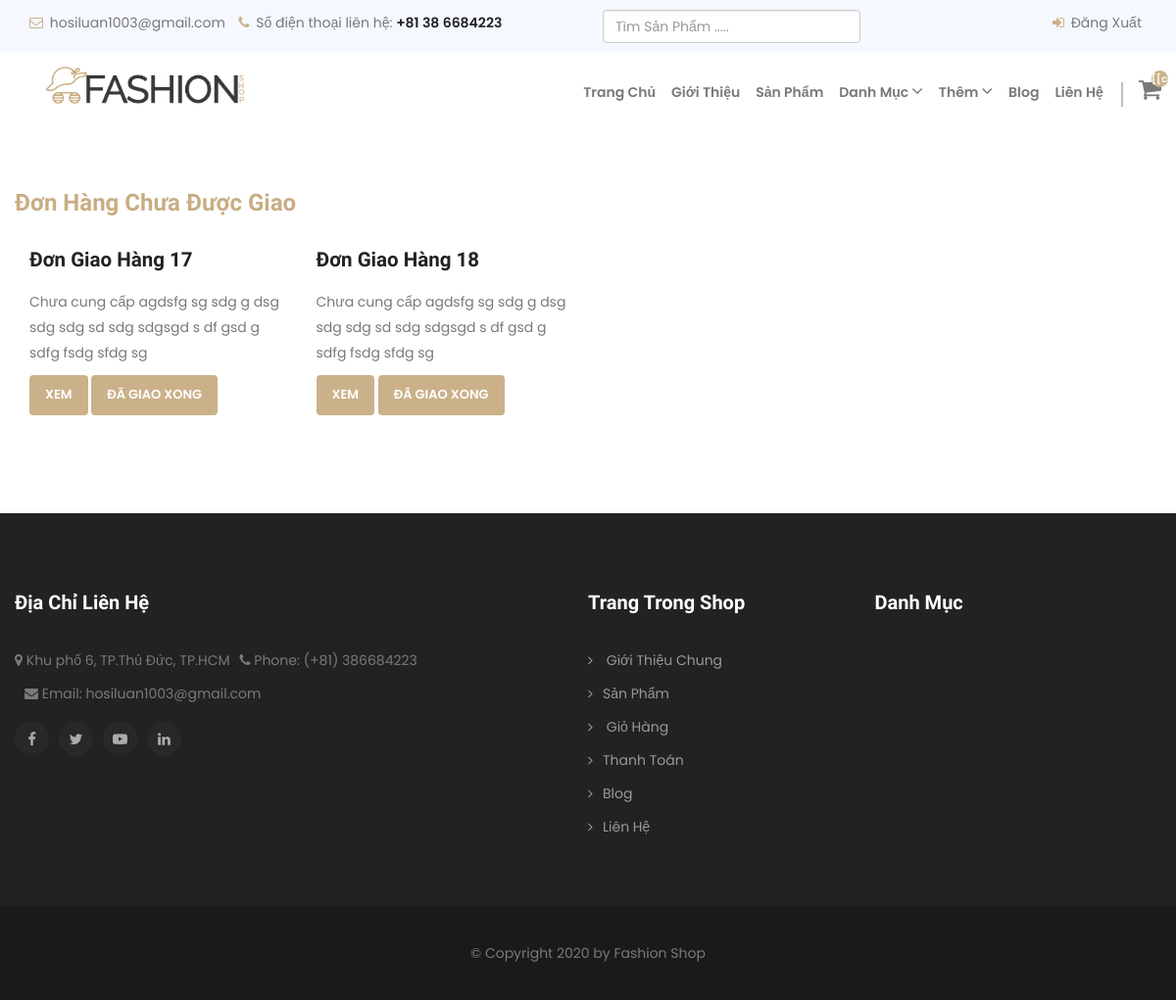
The app's page /orders (signed in), older data.
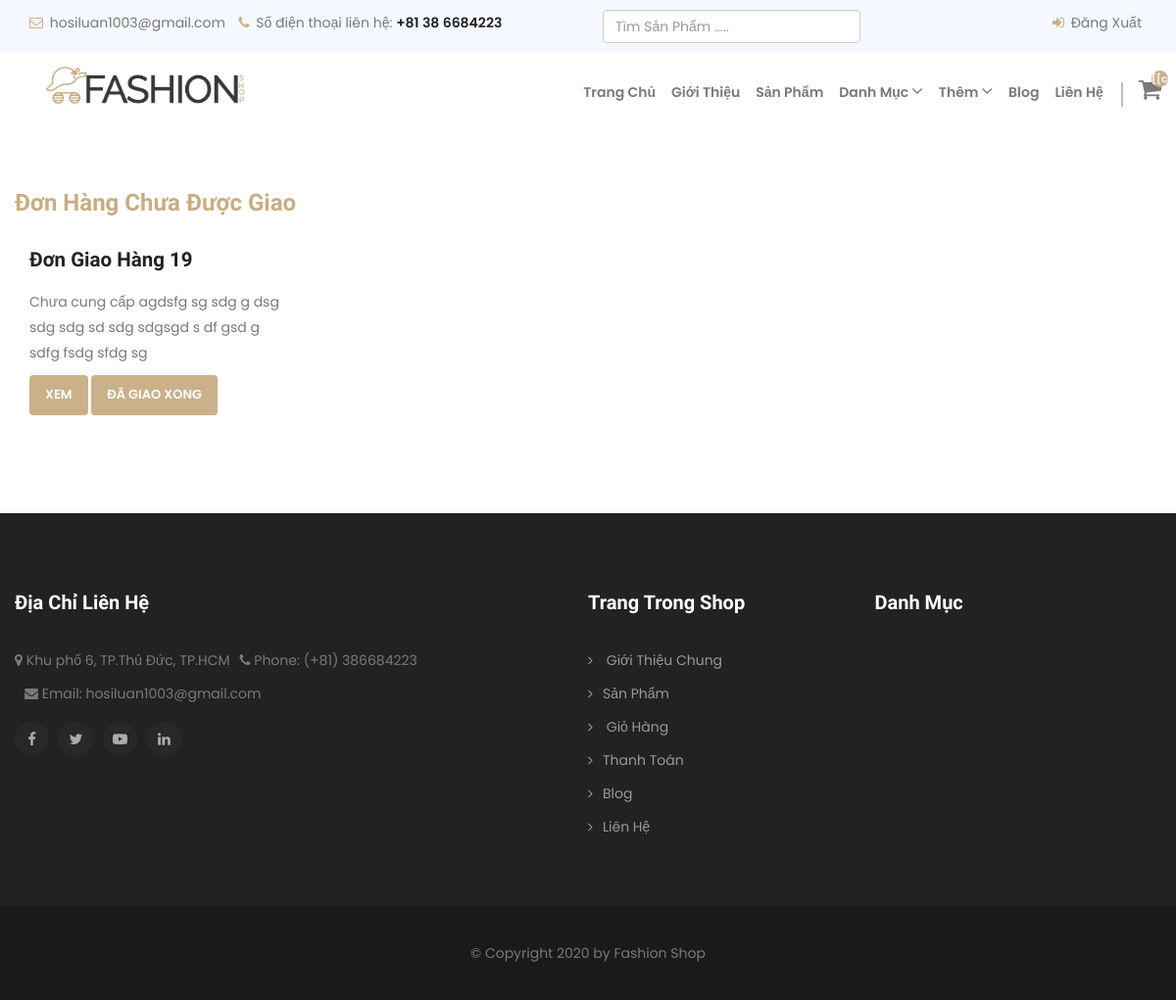
The same page, newer data.
### store/models.py (models this page shows, shortened)
class Order(models.Model):
    customer = models.ForeignKey(Customer, blank=True, null= True, on_delete=models.SET_NULL)
    date_ordered = models.DateTimeField( auto_now_add=True, null= True)
    complete = models.BooleanField(default= False, null = True, blank = False)
    shipped = models.BooleanField(default= False, null = True, blank = False)
    transaction_id = models.CharField( max_length=100, null= True)
    def get_cart_items(self):
        orderitems = self.orderitem_set.all()
        total = sum([item.quantity for item in orderitems])
        return total

class Address(models.Model):
    order = models.OneToOneField(Order, blank=True, null= True, on_delete=models.SET_NULL)
    address = models.CharField( max_length=300, null= True)
    name = models.CharField( max_length=300, null= True)
    phone = models.CharField( max_length=300, null= True)
    time = models.DateTimeField(auto_now_add=True,null= True)
    city = models.CharField( max_length=300, null= True)

### store/views.py (the view, shortened to what this page needs)
# urls.py: path('orders', views.orders, name="orders"),
@user_passes_test(lambda u: u.is_superuser)
def orders(request):
	orders = Order.objects.filter(complete = True,shipped = False).order_by("id")
	categories = Category.objects.order_by("id")[:10]
	if request.user.is_authenticated:
		customer = request.user.customer
		order, created = Order.objects.get_or_create(customer= customer, complete = False)
		cart_quantity = order.get_cart_items
	context = {'cart_quantity': cart_quantity, 'total':0, 'orders': orders}
	return render(request, 'store/orders.html', context)

### store/templates/store/orders.html (shortened to what this page needs)
{% extends 'store/main.html' %}
{% load static %}
{% block content %}
<div id="content" class="blog_page blog_margin">
	<div id="blogs" class="blog_section">
		<div class="container-fluid">
			<div class="row">
				<h3>đơn hàng chưa được giao</h3>
				{%for order in orders%}
				<div class="col-sm-3">
					<div class="blog_inner_matter">
						<h3 class="wow fadeInDown animated"><a href="{%url 'address_info' order.id %}">đơn giao hàng {{order.id}}</a></h3>
						<p class="wow fadeInDown animated">{{order.address.address}}</p>
						<a href="{%url 'address_info' order.id %}" class="btn wow fadeInDown animated" >Xem</a>
						<a href="{% url 'shipped' order.id%}"><button  class="btn" title="Add to Cart" type="button">đã Giao xong</button></a>
					</div>
				</div>
				{%endfor%}
			</div>
		</div>
	</div>
</div>
{% endblock content %}

### store/templates/store/main.html (shortened to what this page needs)
<!DOCTYPE html>
<html lang="en">
<head>
	{% load static %}
	<link rel="stylesheet" href="{% static 'vendor/bootstrap/css/bootstrap.min.css' %}">
	<link rel="stylesheet" href="{% static 'assets/css/style.css' %}">
	<link rel="stylesheet" href="{% static 'assets/css/responsive.css' %}">
	<link rel="stylesheet" href="{% static 'vendor/owl.carousel/assets/owl.carousel.css' %}">
	<link rel="stylesheet" href="{% static 'vendor/wow/animate.css' %}">
	<link href="//maxcdn.bootstrapcdn.com/font-awesome/4.7.0/css/font-awesome.min.css" rel="stylesheet">
	<link rel="stylesheet" type="text/css" href="{% static 'vendor/slider-js/slideWiz.css' %}">
</head>
<body>
<div id="productapp">
<header class="header-area">
	<div class="top-header">
		<div class="container-fluid">
			<div class="row align-items-center">
				<div class="col-lg-6 col-md-12">
					<ul class="top-header-contact-info">
						<li><i class="fa fa-envelope-o"></i> hosiluan1003@gmail.com</li>
						<li><i class="fa fa-phone"></i> Số điện thoại liên hệ: <a href="tel:+44587154756">+81 38 6684223</a>
						</ul>
				</div>
				<div class="col-lg-3 col-md-12">
						<div class="form">
							<form action="{%url 'search'%}" method="get">
							<input type="text" name="q" class="form-control form-input" placeholder="Tìm Sản Phẩm .....">
						</form>
						  </div>
				</div>
				<div class="col-lg-3 col-md-12">
					<ul class="top-header-social header_account">
						{%if user.username%}
						<li><a href="{% url 'logout'%}"><i class="fa fa-sign-in"></i> Đăng Xuất </a> </li>
						{%else%}
						<li><a href="{% url 'loginPage'%}"><i class="fa fa-sign-in"></i> Đăng Nhập <span>/</span></a> </li>
						<li><a href="{% url 'register'%}"><i class="fa fa-pencil-square-o"></i> Đăng kí </a></li>
						{%endif%}
					</ul>
				</div>
			</div>
		</div>
	</div>
	<div  class="navbar-area">
		<div class="fashion-nav">
			<div class="container-fluid">
				<div class="row">
					<div class="header_menu_wrapper">
						<nav class="navbar navbar-expand-md navbar-light">
							<a class="navbar-brand" href="{% url 'store'%}">
								<img src="{% static 'assets/image/logo/logo.png'%}" alt="logo">
							</a>
							<div class="collapse navbar-collapse mean-menu" style="display: block;">
								<ul class="navbar-nav">
									<li class="nav-item"><a href="{% url 'store'%}" class="nav-link">Trang Chủ</a></li>
									<li class="nav-item"><a href="{% url 'about_us'%}" class="nav-link">Giới Thiệu</a></li>
									<li class="nav-item"><a href="{% url 'products'%}" class="nav-link">Sản Phẩm</a></li>
									<li class="nav-item"><a href="{% url 'products'%}" class="nav-link">Danh Mục<i class="fa fa-angle-down"></i></a>
									</li>
									<li class="nav-item"><a href="#" class="nav-link">Thêm<i class="fa fa-angle-down"></i></a>
									</li>
									<li class="nav-item"><a href="{% url 'blog'%}" class="nav-link">Blog</a>
									</li>
									<li class="nav-item"><a href="{% url 'contact'%}" class="nav-link">Liên Hệ</a></li>
								</ul>
								<div class="others-option align-items-center">
									<div class="option-item">
										<div class="cart-btn">
											<a href="{% url 'cart'%}"><i class="fa fa-shopping-cart"></i><span>[[count]] </span></a>
										</div>
									</div>
								</div>
							</div>
						</nav>
					</div>
				</div>
			</div>
		</div>
	</div>
</header>
{% block content %}
{% endblock content %}
	<footer id="footer" class="footer">
		<div class="container-fluid">
			<div class="row">
			<div class="row footer_matter">
				<div class="col-lg-6 col-md-6 col-sm-12 col-xs-12">
					<div class="footer_logo_wrapper">
						<h2 class="wow fadeInDown animated">Địa chỉ liên hệ</h2>
						   <ul>
								<li><i class="fa fa-map-marker"></i> Khu phố 6, TP.Thủ Đức, TP.HCM</li>
								<li><i class="fa fa-phone"></i> Phone: (+81) 386684223</li>
								<li><i class="fa fa-envelope"></i> Email: hosiluan1003@gmail.com</li>
							</ul>
						<ul>
							<li class="wow fadeInDown animated"><a href="#"><i class="fa fa-facebook"></i></a></li>
							<li class="wow fadeInDown animated"><a href="#"><i class="fa fa-twitter"></i></a></li>
							<li class="wow fadeInDown animated"><a href="#"><i class="fa fa-youtube-play"></i></a></li>
							<li class="wow fadeInDown animated"><a href="#"><i class="fa fa-linkedin"></i></a></li>
						</ul>
					</div>
				</div>
				<div class="col-lg-3 col-md-3 col-sm-12 col-xs-12">
					<div class="footer_list_wrapper">
						<h2 class="wow fadeInDown animated">Trang trong shop</h2>
						<ul class="footer_list">
							<li class="wow fadeInDown animated"><a href="{% url 'about_us'%}"><i class="fa fa-angle-right" aria-hidden="true"></i> Giới Thiệu Chung</a>
							</li>
							<li class="wow fadeInDown animated"><a href="{% url 'products'%}"><i class="fa fa-angle-right" aria-hidden="true"></i>Sản Phẩm </a>
							</li>
							<li class="wow fadeInDown animated"><a href="{% url 'cart'%}"><i class="fa fa-angle-right" aria-hidden="true"></i> Giỏ Hàng</a>
							</li>
							<li class="wow fadeInDown animated"><a href="{% url 'checkout'%}"><i class="fa fa-angle-right" aria-hidden="true"></i>Thanh Toán </a> </li>
							<li class="wow fadeInDown animated"><a href="{% url 'blog'%}"><i class="fa fa-angle-right" aria-hidden="true"></i>Blog </a> </li>
							<li class="wow fadeInDown animated"><a href="{% url 'contact'%}"><i class="fa fa-angle-right" aria-hidden="true"></i>Liên Hệ </a> </li>
						</ul>
					</div>
				</div>
				<div class="col-lg-3 col-md-3 col-sm-12 col-xs-12">
					<div class="footer_list_wrapper">
						<h2>Danh mục </h2>
					</div>
				</div>
			</div>
		</div>
	</div>
</footer>
<div class="footer_copyright">
	<div class="container-fluid">
		<p class="wow fadeInDown animated">© Copyright 2020 by Fashion Shop</a></p>
	</div>
</div>
</div>
</body>
</html>

### static/assets/css/responsive.css (style rules this page uses)
@media screen and (min-width: 800px) and (max-width: 1280px) { .fashion-nav .navbar .navbar-nav .nav-item a { font-size: 14px; margin-left: 8px; margin-right: 8px; } }
@media screen and (min-width: 800px) and (max-width: 1280px) { .row { padding-left: 15px; padding-right: 15px; } }
@media screen and (min-width: 800px) and (max-width: 1280px) { .row .row { padding: 0; } }

Row changes from the older to the newer data that the page shows:
no longer on this page (row edited): Order: id "17", address.address "Chưa cung cấp agdsfg sg sdg g dsg sdg sdg sd sdg sdgsgd s df gsd g sdfg fsdg sfdg sg"
no longer on this page (row edited): Order: id "18", address.address "Chưa cung cấp agdsfg sg sdg g dsg sdg sdg sd sdg sdgsgd s df gsd g sdfg fsdg sfdg sg"
now on this page (row edited): Order: id "19", address.address "Chưa cung cấp agdsfg sg sdg g dsg sdg sdg sd sdg sdgsgd s df gsd g sdfg fsdg sfdg sg"
